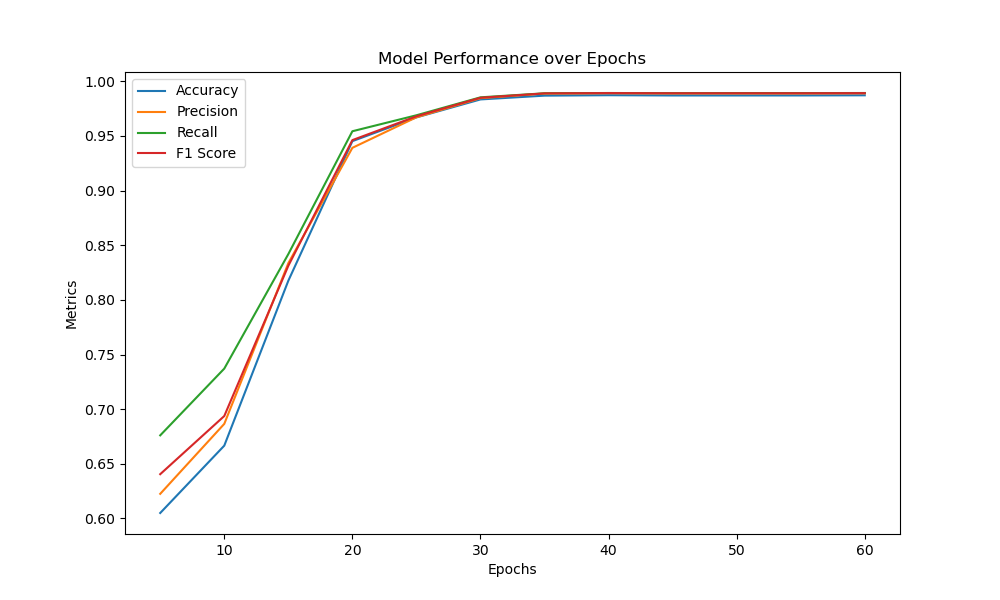
#> input picture Evaluation_1.png, 1000 x 600 px, given as the content of the folder -----------------/png, which was not available
$ python augment_cbis.py
#> lines starting #> are read from the running program, lines starting #| are printed output that depends on the picture; pictures that were not available may be replaced by others from this repository, and a replacement may not be noted
# Dim
# Make brighter
# Add noise
# Flip 90 degrees (Can be repeated multiple times)
# Mirror Vertically
# Mirror Horizontally

import cv2
from PIL import Image, ImageEnhance
import numpy as np
import os
import random

def adjust_brightness(image, brighter=True):
    factor = random.uniform(1.0, 1.0) if brighter else random.uniform(0.5, 1.0)
    enhancer = ImageEnhance.Brightness(image)
    return enhancer.enhance(factor)

def add_noise(image, noise_intensity=0.02):
    noise_intensity = 0.02
    image_array = np.array(image)
    noise = np.random.randint(0, 256, image_array.shape, dtype=np.uint8)
    noise = (noise_intensity * noise).astype(np.uint8)
    noisy_image_array = np.add(image_array, noise, out=image_array, casting="unsafe")
    return Image.fromarray(noisy_image_array)

def random_flip_mirror(image):
    if random.choice([True, False]):
        image = image.transpose(Image.FLIP_LEFT_RIGHT)
    if random.choice([True, False]):
        image = image.transpose(Image.FLIP_TOP_BOTTOM)
    for _ in range(random.randint(0, 3)):
        image = image.rotate(90, expand=True)
    return image

def create_random_variation(image_path, output_path):
#> called with image_path = '-----------------\\png/Evaluation_1.png', output_path = 'CBIS/Evaluation_1_0.png'
    try:
        image = Image.open(image_path)
#> image is the input picture: PIL image 1000x600 RGBA; mean R, G, B, A 251.4, 251.1, 250.8, 255

        # Randomly adjust brightness

        # Randomly add noise
        if random.choice([True, False]):
            image = add_noise(image)

        # Randomly apply flip/mirror transformations
        image = random_flip_mirror(image)
#> in random_flip_mirror, `image = image.transpose(Image.FLIP_TOP_BOTTOM)`:
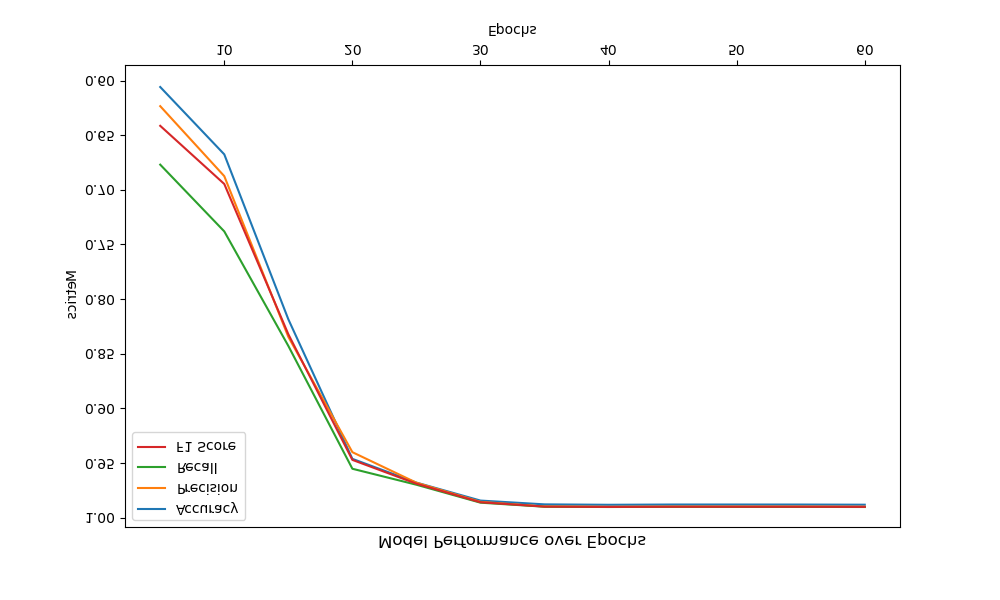
#> image: PIL image 1000x600 RGBA; mean R, G, B, A 251.4, 251.1, 250.8, 255
#> the loop in random_flip_mirror, `for _ in range(random.randint(0, 3)):` made 2 passes
#> pass 1, in random_flip_mirror, `image = image.rotate(90, expand=True)`:
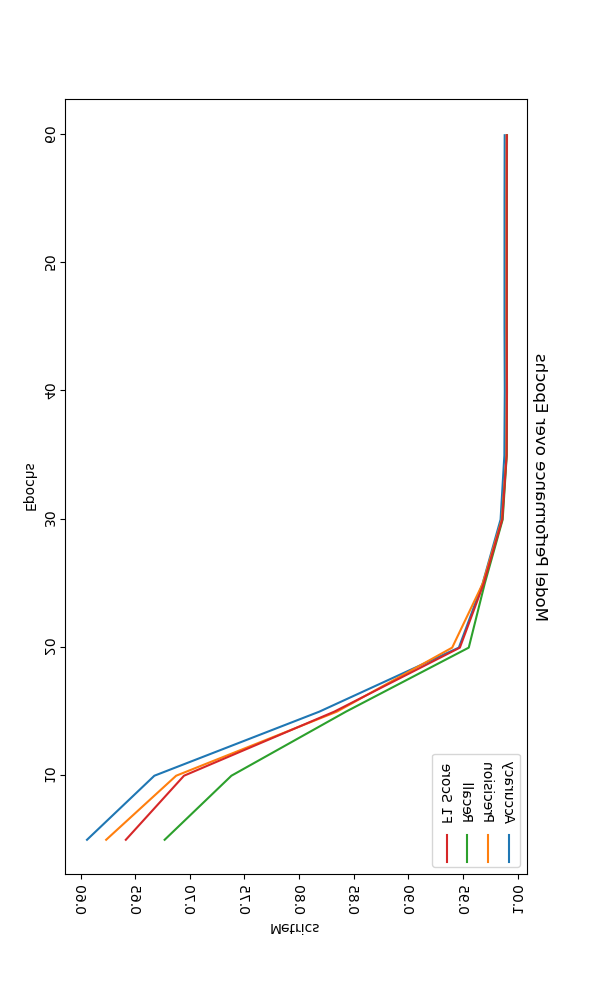
#> image: PIL image 600x1000 RGBA; mean R, G, B, A 251.4, 251.1, 250.8, 255
#> pass 2, in random_flip_mirror, `image = image.rotate(90, expand=True)`:
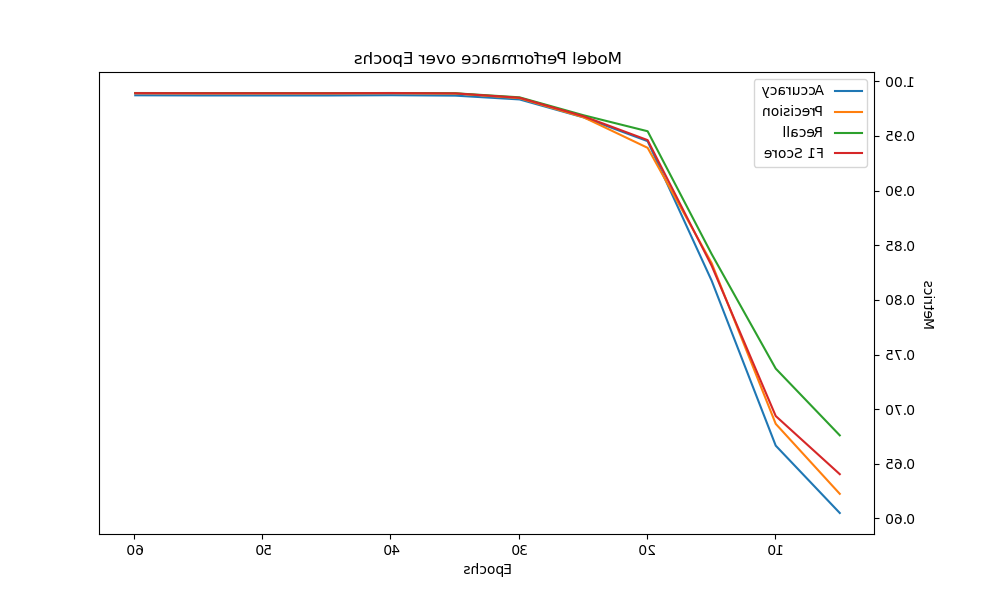
#> image: PIL image 1000x600 RGBA; mean R, G, B, A 251.4, 251.1, 250.8, 255

        image = adjust_brightness(image, random.choice([True, False]))
#> in adjust_brightness, `return enhancer.enhance(factor)`:
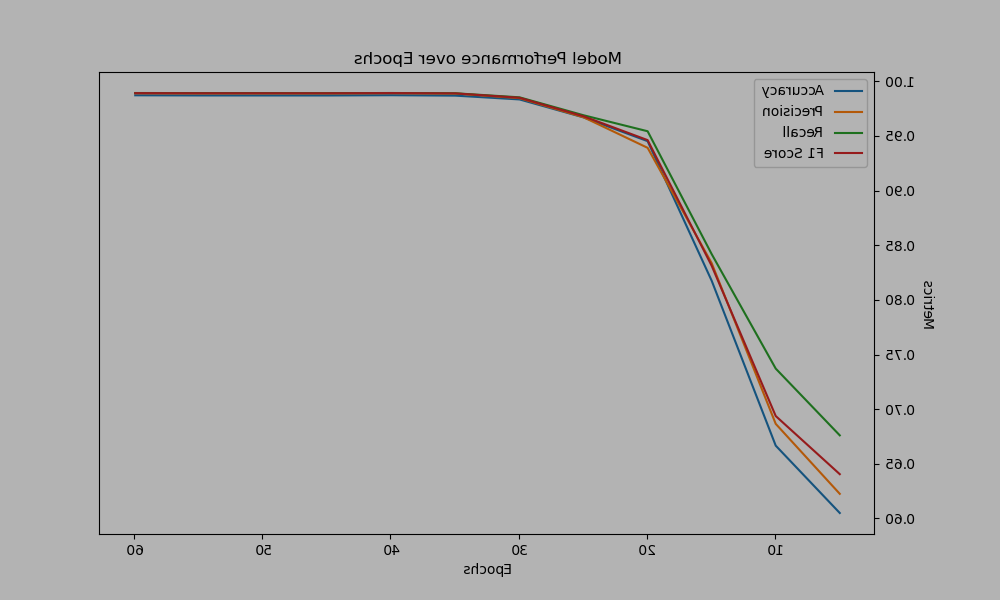
#> returned value: PIL image 1000x600 RGBA; mean R, G, B, A 176.4, 176.2, 176.1, 255


        # Resize back to 256x256 if needed
        if image.size != (256, 256):
            image = image.resize((256, 256), Image.NEAREST)
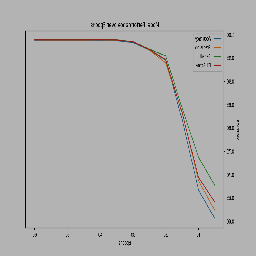
#> image: PIL image 256x256 RGBA; mean R, G, B, A 176.5, 176.2, 176, 255

        # Save the image in PNG format
        image.save(output_path, format='PNG')

    except Exception as e:
        print(f"Error processing {image_path}: {e}")


def process_folders(input_folder, output_folder):
    if not os.path.exists(output_folder):
        os.makedirs(output_folder)
    for filename in os.listdir(input_folder):
        if filename.lower().endswith(('.png')):
            input_image_path = os.path.join(input_folder, filename)
            for i in range(16):
                output_filename = f'{filename.split(".")[0]}_{i}.png'
                output_path = os.path.join(output_folder, output_filename)
                create_random_variation(input_image_path, output_path)


input_folder  = '-----------------\png'  # Replace with the path to your folder
output_folder = 'CBIS'
process_folders(input_folder, output_folder)
